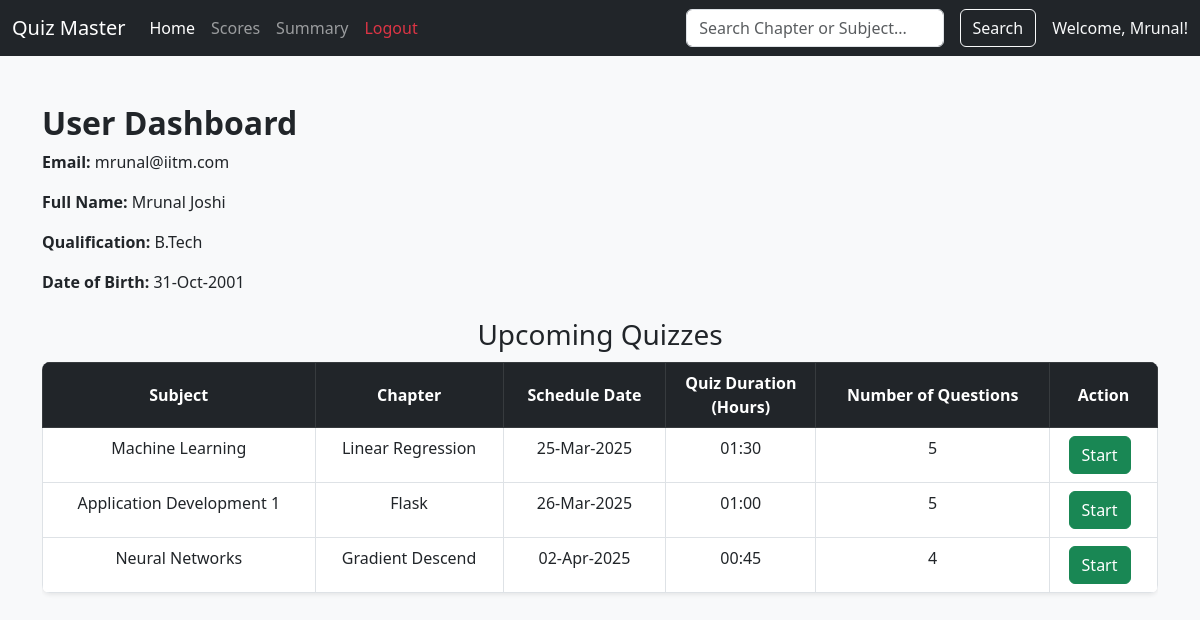
Page /user_dash/3 on the committed database.
### applications/models.py (models this page shows)
class User(db.Model):
    id = db.Column(db.Integer, primary_key=True)
    username = db.Column(db.String(), unique=True, nullable=False)
    email = db.Column(db.String(), unique=True, nullable=False)
    password = db.Column(db.String(), nullable=False)
    full_name = db.Column(db.String(), nullable=False)
    qualification = db.Column(db.String(), nullable=False)
    dob = db.Column(db.Date, nullable=False)
    role = db.Column(db.String(), nullable=False, default='user')  # 'admin' or 'user'

class Quiz(db.Model):
    id = db.Column(db.Integer, primary_key=True)
    chapter_id = db.Column(db.Integer, db.ForeignKey('chapter.id'), nullable=False)
    chapter = db.relationship('Chapter', backref='quizzes', lazy=True)  # <-- Added this line
    date_of_quiz = db.Column(db.Date, nullable=False)
    time_duration = db.Column(db.String(5), nullable=False)
    remarks = db.Column(db.Text, nullable=True)
    num_questions = db.Column(db.Integer, nullable=False, default=0)
    questions = db.relationship('Question', backref='quiz', lazy=True)

class Subject(db.Model):
    id = db.Column(db.Integer, primary_key=True)
    name = db.Column(db.String(), unique=True, nullable=False)
    description = db.Column(db.Text, nullable=True)

class Chapter(db.Model):
    id = db.Column(db.Integer, primary_key=True)
    name = db.Column(db.String(), nullable=False)
    description = db.Column(db.Text, nullable=True)
    num_questions = db.Column(db.Integer, nullable=False, default=0)
    subject_id = db.Column(db.Integer, db.ForeignKey('subject.id', ondelete="CASCADE"), nullable=False)
    subject = db.relationship('Subject', backref=db.backref('chapters', lazy=True, cascade="all, delete"))

### applications/controllers.py (the view)
@app.route('/user_dash/<int:user_id>', methods=['GET'])
def user_dash(user_id):
    user = User.query.filter_by(
        role='user', id=user_id).first()  # Get the logged-in user
    search_query = request.args.get('search', '').strip()
    if search_query:
        quizzes = Quiz.query.join(Chapter).join(Subject).filter(
            (Chapter.name.ilike(f"%{search_query}%")) |
            (Subject.name.ilike(f"%{search_query}%"))
        ).all()
    else:
        quizzes = Quiz.query.all()  # Fetch all quizzes
    for quiz in quizzes:
        quiz.num_questions = len(quiz.questions)  # Force load questions
    return render_template('user_dash.html', quizzes=quizzes, this_user=user,
                           search_query=search_query)

### templates/user_dash.html (shortened to what this page needs)
<!DOCTYPE html>
<html lang="en">
<head>
    <link href="https://cdn.jsdelivr.net/npm/bootstrap@5.3.0/dist/css/bootstrap.min.css" rel="stylesheet">
    <link rel="stylesheet" href="/static/style.css">
</head>
<body>
    <nav class="navbar navbar-expand-lg navbar-dark bg-dark">
        <div class="container-fluid">
            <a class="navbar-brand" href="#">Quiz Master</a>
            <div class="collapse navbar-collapse" id="navbarNav">
                <ul class="navbar-nav me-auto">
                    <li class="nav-item">
                        <a class="nav-link active" href="/user_dash/{{ this_user.id }}">Home</a>
                    </li>
                    <li class="nav-item">
                        <a class="nav-link" href="/view_quiz_result/{{this_user.id}}">Scores</a>
                    </li>
                    <li class="nav-item">
                        <a class="nav-link" href="/user_summary/{{ this_user.id }}">Summary</a>
                    </li>
                    <li class="nav-item">
                        <a class="nav-link text-danger" href="/login">Logout</a>
                    </li>
                </ul>
                <form class="d-flex" action="/user_dash/{{this_user.id}}" style="min-width: 350px;">
                    <input class="form-control me-3 w-150" type="search" name="search"
                        placeholder="Search Chapter or Subject..." aria-label="Search" value="{{ search_query }}">
                    <button class=" btn btn-outline-light" type="submit">Search</button>
                </form>
                <span class="navbar-text ms-3 text-light">
                    Welcome, {{ this_user.username }}!
                </span>
            </div>
        </div>
    </nav>
    <div class="container mt-5">
        <h2>User Dashboard</h2>
        <p><strong>Email:</strong> {{ this_user.email }}</p>
        <p><strong>Full Name:</strong> {{ this_user.full_name }}</p>
        <p><strong>Qualification:</strong> {{ this_user.qualification }}</p>
        <p><strong>Date of Birth:</strong> {{ this_user.dob.strftime('%d-%b-%Y') }}</p>
        <h3 class="mt-4" style="text-align: center; margin-bottom: 10px;">Upcoming Quizzes</h3>
        <div class="table-responsive">
            <table class="table table-bordered table-hover rounded-3 shadow-sm overflow-hidden text-center">
                <thead class="table-dark">
                    <tr>
                        <th class="text-center align-middle">Subject</th>
                        <th class="text-center align-middle">Chapter</th>
                        <th class="text-center align-middle">Schedule Date</th>
                        <th class="text-wrap" style="width: 150px;">Quiz Duration (Hours)</th>
                        <th class="text-center align-middle">Number of Questions</th>
                        <th class="text-center align-middle">Action</th>
                    </tr>
                </thead>
                <tbody>
                <tbody>
                    {% for quiz in quizzes %}
                    <tr>
                        <td>{{ quiz.chapter.subject.name }}</td>
                        <td>{{ quiz.chapter.name }}</td>
                        <td>{{ quiz.date_of_quiz.strftime('%d-%b-%Y') }}</td>
                        <td>{{ quiz.time_duration }}</td>
                        <td>{{ quiz.questions|length }}</td>
                        <td>
                            <a href="/start_quiz/{{ quiz.id }}/{{ this_user.id }}" class="btn btn-success me-2">Start</a>
                        </td>
                    </tr>
                    {% endfor %}
                </tbody>
            </table>
        </div>
    </div>
</body>
</html>

### static/style.css (style rules this page uses)
body { background-color: #f8f9fa; }
h2 { font-weight: bold; }

### rows in the picture
User: username "Mrunal", email "mrunal@iitm.com", full_name "Mrunal Joshi", qualification "B.Tech", dob "31-Oct-2001"
Quiz: chapter.subject.name "Machine Learning", chapter.name "Linear Regression", date_of_quiz "25-Mar-2025", time_duration "01:30", questions|length "5"
Quiz: chapter.subject.name "Application Development 1", chapter.name "Flask", date_of_quiz "26-Mar-2025", time_duration "01:00", questions|length "5"
Quiz: chapter.subject.name "Neural Networks", chapter.name "Gradient Descend", date_of_quiz "02-Apr-2025", time_duration "00:45", questions|length "4"
